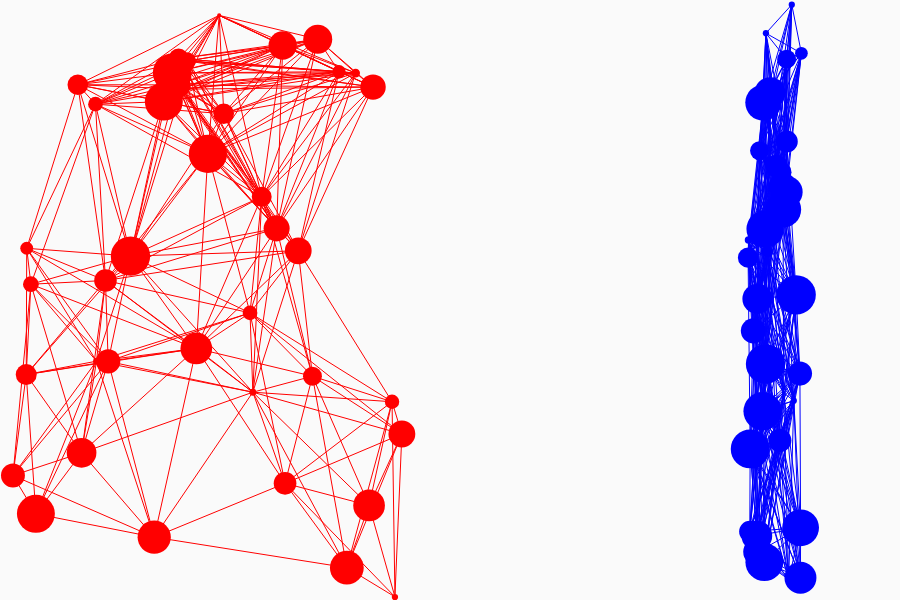
Frame 1 (no input)
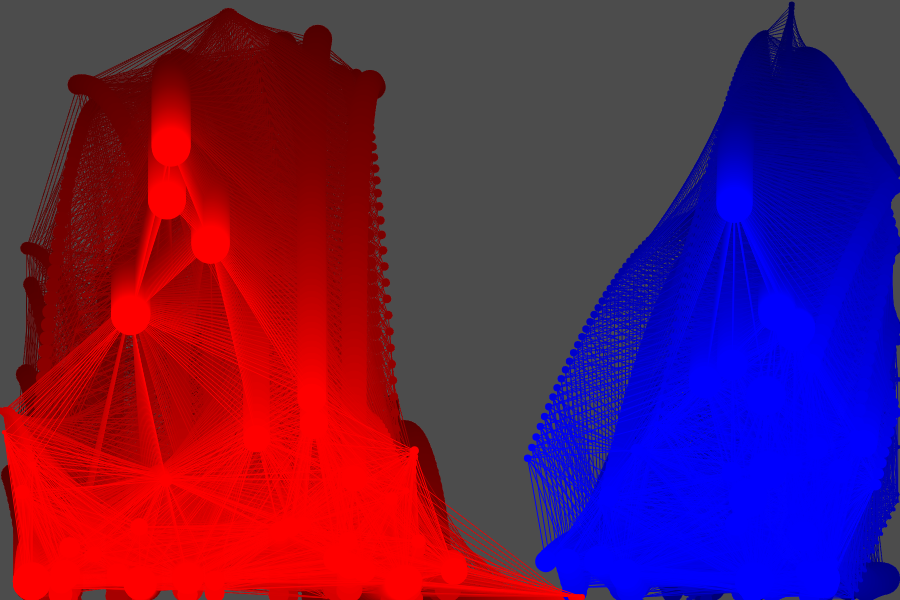
Frame 60 (no input)
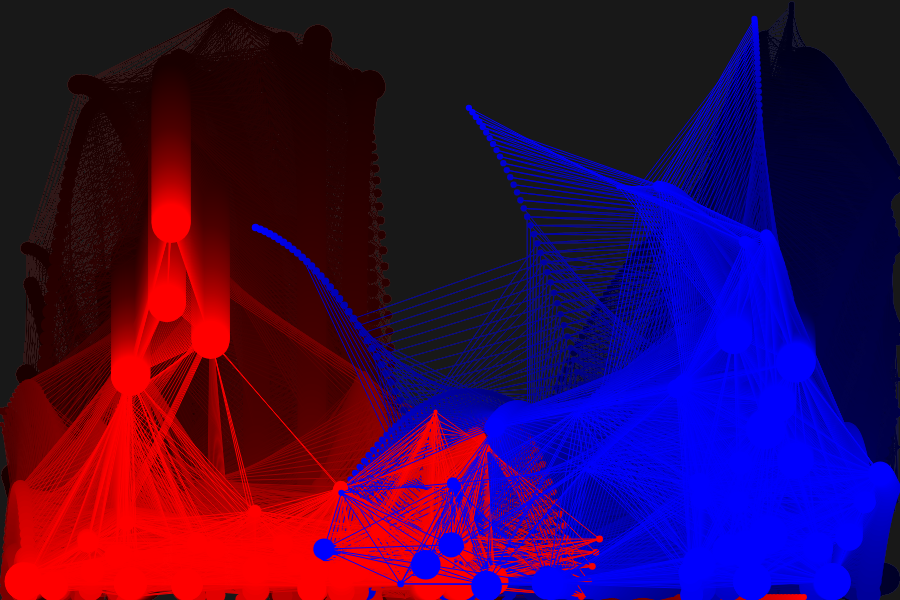
Frame 120 (the mouse pressed at the canvas centre since frame 60)

The p5.js sketch that drew these frames (run headless with seeded random() and noise() and a simulated clock; from frame 60 on, the mouse is pressed at the canvas centre):

// p5.js sketch
// ── sketch.js
var mass = 1.0;
var gravity = 0.8;
var bounce = 1.0;

var numBalls = 40;
var balls1 = [];
var balls2 = [];
var minRadius = 2;
var maxRadius = 20;

function setup() {
   var color1 = color(255, 0, 0);
   var color2 = color(0, 0, 255);
   createCanvas(900, 600);
   initBalls(0, 400, 0, 600, balls1, .6, color1);
   initBalls(750, 800, 0, 600, balls2, .15, color2);

}

function initBalls(xmin, xmax, ymin, ymax, balls, grav, color){
  for(var i = 0; i < numBalls; i++)
  {
    var rad = random(minRadius, maxRadius);
    var startPosition = createVector(random(xmin, xmax), random(ymin, ymax));
    var startVelocity = createVector(random(-4, 4), random(-4, 4));
    balls[i] = new Ball(startPosition, startVelocity, rad, grav, color);
     balls[i].bounce = -1;
     balls[i].mass = rad / 5;
  }

}

function draw() {
  noStroke();
  fill(0, 5);
  rect(0,0,width,height);
  doBalls(balls1);
  doBalls(balls2);
}


function doBalls(balls){
  for(var i = 0; i < numBalls; i++)
  {
    balls[i].move();
    balls[i].display();
    checkWalls(balls[i]);
    balls[i].velocity.limit(maxRadius - balls[i].radius);
  }
  for(var i = 0; i < numBalls - 1; i++)
  {
    for(var j = i + 1; j < numBalls; j++)
    {
      spring(balls[i], balls[j]);
    }
  }
}

var Ball = function(position, velocity, radius, gravity, color){
  this.position = position;
  this.velocity = velocity;
  this.radius = radius;
  this.gravity = gravity;
  this.color = color;
}


Ball.prototype.move = function(){
  this.velocity.y += this.gravity;
  this.velocity.y += 0.1;
  this.position.y += this.velocity.y;
  this.position.x += this.velocity.x;
}

Ball.prototype.display= function(){
  fill(this.color);
  noStroke();
  ellipse(this.position.x, this.position.y, this.radius * 2, this.radius * 2);
}

function checkWalls(ball)
{
  if(ball.position.x + ball.radius > width)
  {
    ball.position.x = width - ball.radius;
    ball.velocity.x *= ball.bounce;
  }
  else if(ball.position.x < ball.radius)
  {
    ball.position.x = ball.radius;
    ball.velocity.x *= ball.bounce;
  }
  else if(ball.position.y > height - ball.radius)
  {
    ball.position.y = height - ball.radius;
    ball.velocity.y *= ball.bounce;
  }
  else if(ball.position.y < ball.radius)
  {
    ball.position.y = ball.radius;
    ball.velocity.y *= ball.bounce;
  }
}


var minDist = 200;
var springAmount = 0.00001;

function spring(ballA, ballB)
{
  var dx = ballA.position.x - ballB.position.x;
  var dy = ballA.position.y - ballB.position.y;
  var dist = sqrt(dx*dx + dy*dy);

  if(dist < minDist)
  {
    var a = createVector(dx * springAmount, dy * springAmount);

    ballA.velocity.x += a.x / ballA.mass;
    ballA.velocity.y += a.y / ballA.mass;
    ballB.velocity.x -= a.x / ballB.mass;
    ballB.velocity.y -= a.y / ballB.mass;

    strokeWeight(1);
    stroke(ballB.color, 50);
    line(ballA.position.x, ballA.position.y, ballB.position.x, ballB.position.y);

  }
}
